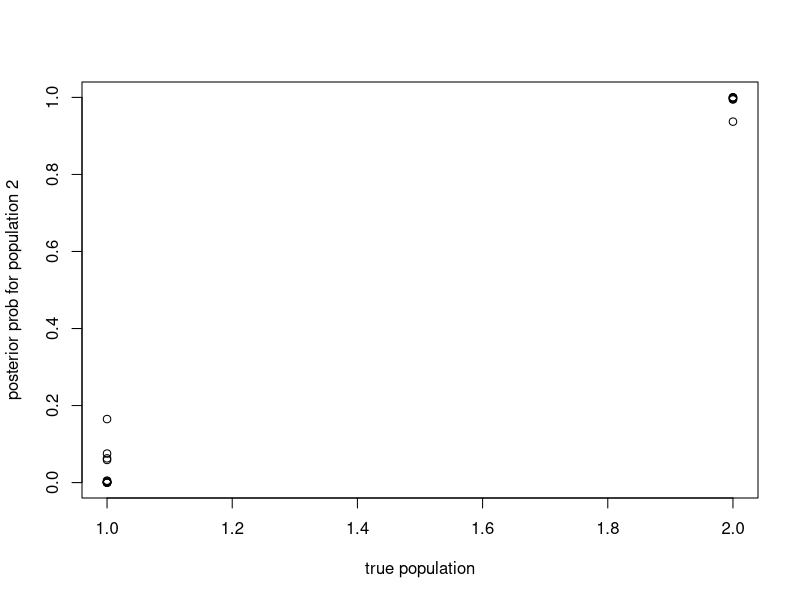

Reproduce this figure in R. (Note: this script raises an error after producing the figure.)
## ---- chunk 1
#' @param n number of samples
#' @param p a vector of allele frequencies
r_haploid_genotypes = function(n,p){
  R = length(p)
  x = matrix(nrow = n, ncol=R)
  for(i in 1:n){
    x[i,] = rbinom(R,rep(1,R),p)
  }
  return(x)
}
## ---- chunk 2
set.seed(123)
p = seq(0.1,0.9,length=9)
x = r_haploid_genotypes(20,p)
p
x 
## ---- chunk 3
#' @param n number of samples
#' @param P a 2 by R matrix of allele frequencies
r_simplemix = function(n,P){
  R = ncol(P) # number of loci
  z = rep(0,n) # used to store population of origin of each individual
  x = matrix(nrow = n, ncol=R) #used to store genotypes
  
  for(i in 1:n){
    z[i] = sample(1:2, size=1, prob=c(0.5,0.5))
    x[i,] = r_haploid_genotypes(1,P[z[i],])
  }
  return(list(x=x,z=z))
}
## ---- chunk 4
set.seed(123)
P = rbind(p,1-p)
print(P)
sim = r_simplemix(n=20,P)
## ---- chunk 5
print(cbind(z=sim$z,sim$x))
## ---- chunk 6
#' @param n number of samples
#' @param P a 2 by R matrix of allele frequencies
#' @param w a w-vector of component prior probabilities
r_simplemix = function(n,P,w=c(0.5,0.5)){
  R = ncol(P) # number of loci
  z = rep(0,n) # used to store population of origin of each individual
  x = matrix(nrow = n, ncol=R) #used to store genotypes
  
  for(i in 1:n){
    z[i] = sample(1:2, size=1, prob=w)
    x[i,] = r_haploid_genotypes(1,P[z[i],])
  }
  return(list(x=x,z=z))
}
## ---- chunk 7
#' Compute the likelihood for allele frequences p given genotype data x
#' @param p an R vector of allele frequencies
#' @param x an R vector of genotypes
likelihood = function(p,x){
  return(prod(p^x*(1-p)^(1-x)))
}

#' normalize a vector, x, so it's elements sum to 1
#' @param x a vector
normalize = function(x){x/sum(x)}

#' Compute posterior assignment probabilities
#' @param x an n by R matrix of genotypes
#' @param P a 2 by R matrix of allele frequencies
#' @param w a 2-vector of prior probabilities
posterior_prob_assignment=function(x,P,w){
  n = nrow(x)
  K = length(w)
  post = matrix(nrow=n, ncol=K) # to store the posterior probabilities
  lik = rep(0,K) # a vector to store the likelihoods
  for(i in 1:n){
    for(k in 1:K){
      lik[k] = likelihood(P[k,],x[i,])
    }
    post[i,] = normalize(lik*w)
  }
  return(post)
}
## ---- chunk 8
set.seed(123)
sim = r_simplemix(n=20,P)
posterior = posterior_prob_assignment(sim$x,P,w=c(0.5,0.5))
plot(sim$z,posterior[,2],xlab="true population", ylab="posterior prob for population 2")
## ---- chunk 9
#' Compute the posterior parameters for allele frequencies given genotypes 
#' and population labels
#' @param x an n by R matrix of genotypes
#' @param z an n vector of population assignments
#' @param a a 2-vector of prior parameters
posterior_param_allele_frequencies=function(x,z,a){
 K = 2
 R = ncol(x)
 post_param = array(dim=c(2,K,R))
 for(k in 1:K){
   for(r in 1:R){
     number_of_ones = sum(x[z==k,r]) #number of 1s observed at locus r in population k
     total = sum(z==k) # how many individuals in population k
     post_param[,k,r] = a + c(number_of_ones, total - number_of_ones)
   }
 }
 return(post_param)
}
## ---- chunk 10
set.seed(123)
sim = r_simplemix(n=20,P)
posterior_param = posterior_param_allele_frequencies(sim$x,sim$z,a = c(1,1))
posterior_param[,1,] # these should be the posterior parameters for population 1
posterior_param[,2,] # these should be the posterior parameters for population 2
## ---- chunk 11
#' Simulate new values for the population assignments from their full conditional distribution
#' @param x an n by R matrix of genotypes
#' @param P a 2 by R matrix of allele frequencies
#' @param w a 2-vector of prior probabilities
newZ_gibbs <- function(x, P, w) {
    K <- nrow(P)
    n <- nrow(x)
    
    # get the full conditionals
    zprobs <- ...  # makes a matrix of probabilities
    
    newZ <- rep(NA, n)
    
    for (i in 1:n) {
      newZ[i] <- ...  # simulate new Z's from the zprobs
    }
    
    newZ
}
## ---- chunk 12
set.seed(123)
sim = r_simplemix(n=20,P)
newZ <- newZ_gibbs(sim$x, P, w = c(0.5, 0.5))

# here is the original value
sim$z
# here is the new value
newZ
## ---- chunk 13
#' Simulate new values for the allele frequencies 
#' @param x an n by R matrix of genotypes
#' @param z an n vector of population assignments
#' @param a a 2-vector of prior parameters
newP_gibbs <- function(x,z,a = c(1,1)) {
  
  # compute the beta parameters for the full conditionals of P
  p_params <- ...
  
  R <- ncol(x)  # number of loci
  K <- 2

  # prepare a matrix for output
  newP <- matrix(nrow = 2, ncol = R)
  
  # simulate beta random variables to fill the P matrix
  for(r in 1:R) {
    for(k in 1:K) {
    
    # get the beta parameters out of p_params for population k and marker r
    par1 <- ...
    par2 <- ...
    
    # simulate a new value from a beta distribution
    newP[k,r] <- ...
    }
  }
  
  newP
}
## ---- chunk 14
set.seed(123)
sim = r_simplemix(n=20,P)
newP <- newP_gibbs(sim$x, sim$z, a = c(1,1))

# here is the original value
P
# here is the new value
newP
## ---- chunk 15
# do mcmc by Gibbs sampling for Z and P
#' @param x an n by R matrix of genotypes
#' @param a a 2-vector of prior parameters for the allele frequencies
#' @param w a 2-vector of mixing proportions assumed to be (0.5, 0.5)
#' @param nIter the number of sweeps (updates of both Z and P) of the chain to perform
mcmc_gibbs_Z_and_P <- function(
  x, 
  a = c(1, 1), 
  w=c(0.5, 0.5), 
  nIter = 500
) {
  
  n <- nrow(x)
  R <- ncol(x)
  K <- 2
  
  # we need to have an initial value for the Z's.  Just sample it, randomly from w
  z <- sample(1:2, size = n, replace = TRUE, prob = w)
  
  # cycle over the sweeps
  for (rep in 1:nIter) {
    
    # Gibbs update for P
    P <- ...
    
    # Gibbs update for z
    z <- ...
    
    # For now, just print the current values
    # print z
    print(paste("Z: rep =", rep))
    print(z)
    
    # print P
    print(paste("P: rep =", rep))
    print(P)
  }
}
## ---- chunk 16
set.seed(123)
sim = r_simplemix(n=20,P)

# now, given only the genotypes x, the allele frequency prior parameters a,
# and assuming mixing proportions of w = c(0.5, 0.5), we can run a Markov chain
# that samples from the posterior distribution of Z, and P.

# Print the true values of z and P from the simulated data:
sim$z
P

# Currently, the function just prints the values of Z and P each iteration.
# Just run it for 10 iterations
mcmc_gibbs_Z_and_P(sim$x, nIter = 10)
